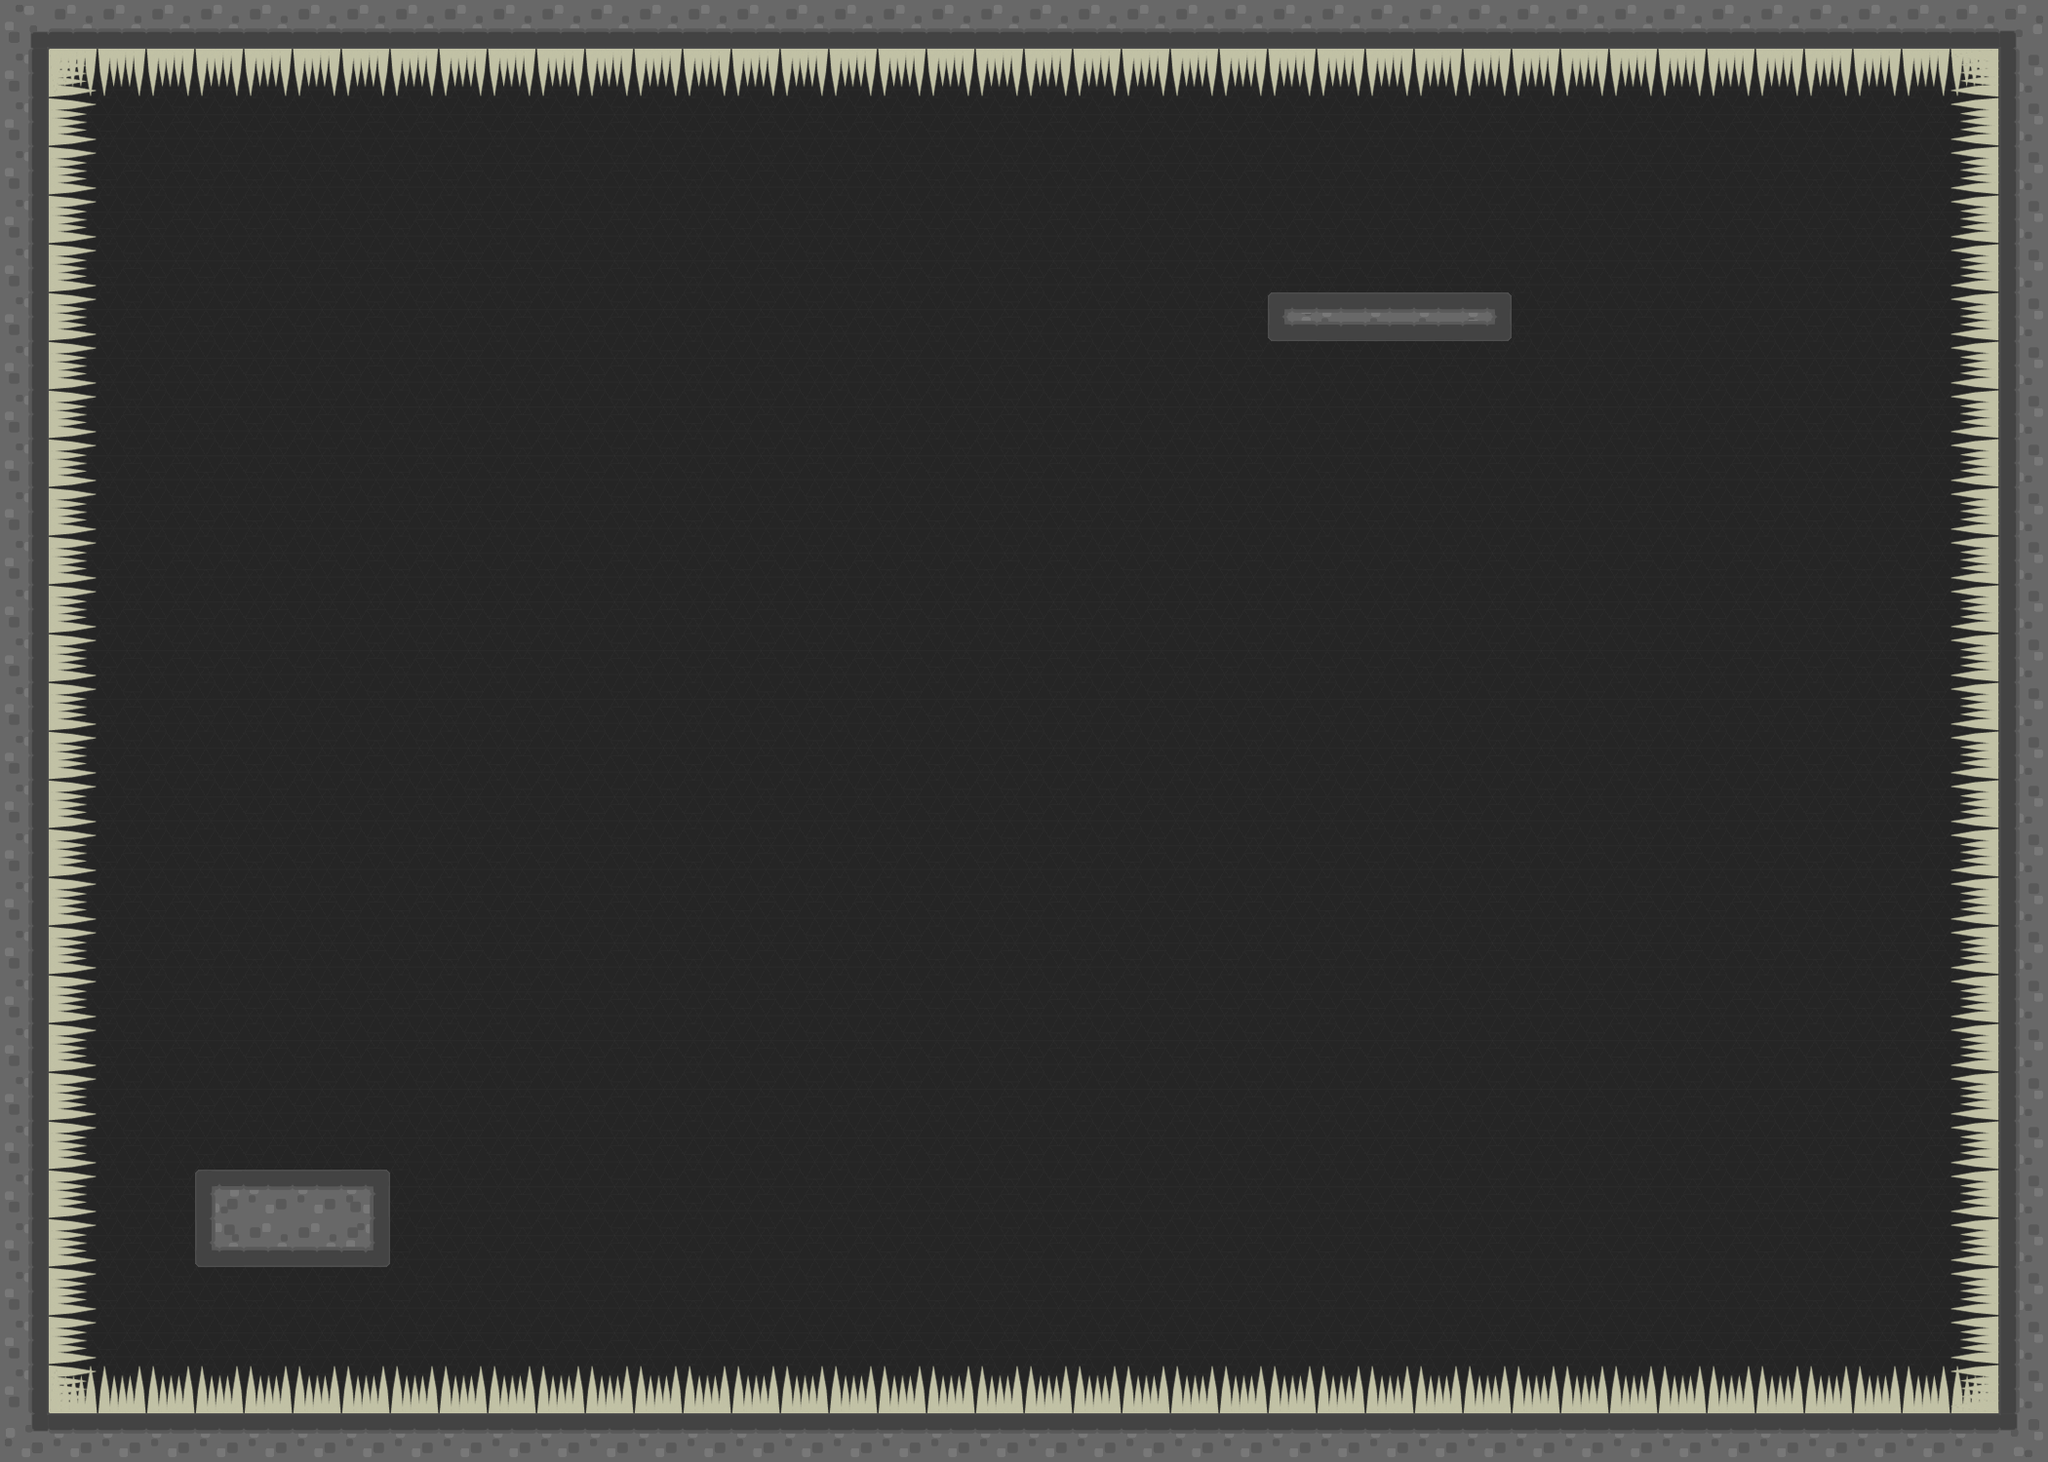

Below is a game level as drawn by its tile map, then a one-line description and the .tmx that defines it (tile-layer data replaced by summaries):
An orthogonal 42x30 tile map with 50x50 px tiles, 4 tile layers (bg, Platform, Spikes, Presentation), 3 tilesets and 3 objects (Exit, SpawnPoint, Gear).

<map version="1.0" orientation="orthogonal" width="42" height="30" tilewidth="50" tileheight="50">
 <tileset firstgid="1" name="eli_tileset" tilewidth="50" tileheight="50">
  <image source="Tiled/eli_tileset.png" width="200" height="200" />
 </tileset>
 <tileset firstgid="17" name="spikes" tilewidth="50" tileheight="50">
  <image source="Tiled/spikes.png" width="100" height="100" />
 </tileset>
 <tileset firstgid="21" name="bg" tilewidth="50" tileheight="50">
  <image source="Tiled/bg.png" width="50" height="50" />
 </tileset>
 <layer name="bg" width="42" height="30">
  <data>[1260 cells, 1260 non-empty, 1 distinct tile ids]</data>
 </layer>
 <layer name="Platform" width="42" height="30">
  <data>[1260 cells, 153 non-empty, 15 distinct tile ids]</data>
 </layer>
 <objectgroup name="Objects" width="42" height="30">
  <object name="Exit" x="1400" y="204" width="49" height="19" />
  <object name="SpawnPoint" x="251" y="1119" width="48" height="27" />
  <object name="Gear" x="1729" y="425" />
 </objectgroup>
 <layer name="Spikes" width="42" height="30">
  <data>[1260 cells, 132 non-empty, 4 distinct tile ids]</data>
 </layer>
 <layer name="Presentation" width="42" height="30">
  <data>[1260 cells, 4 non-empty, 3 distinct tile ids]</data>
 </layer>
</map>
